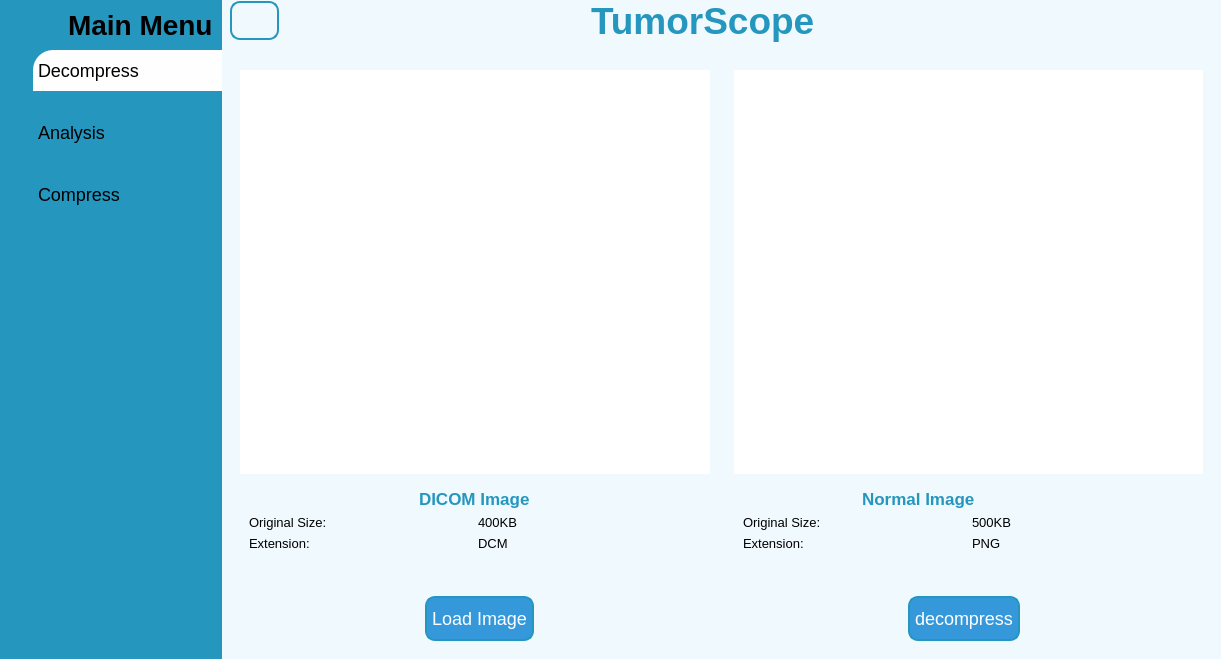
<?xml version="1.0" encoding="UTF-8"?>
<ui version="4.0">
 <class>MainWindow</class>
 <widget class="QMainWindow" name="MainWindow">
  <property name="geometry">
   <rect>
    <x>0</x>
    <y>0</y>
    <width>1221</width>
    <height>659</height>
   </rect>
  </property>
  <property name="windowTitle">
   <string>MainWindow</string>
  </property>
  <widget class="QWidget" name="centralwidget">
   <property name="font">
    <font>
     <pointsize>8</pointsize>
    </font>
   </property>
   <property name="styleSheet">
    <string notr="true">*{
color:#000;
border:none;
}
#load_button, #decompression_button {
    background-color: #3498db;  /* Default button color */
    color: white;
    border-radius: 5px;
}
#process_button:hover {
    background-color: #2980b9;  /* Button color on hover */
}
#load_button:hover {
    background-color: #2980b9;  /* Button color on hover */
}

QPushButton:hover {
    background-color: #2980b9;  /* Button color on hover */
}

#ProfileCont, #menu_button{
border-radius: 20px;
background-color:#eff9fe;
border-color: rgb(0, 255, 255);
}
#analysis_button, #compress_button,#load_button, #decompression_button, #decompress_button, #confirmButton{
padding:10px 5px;
text-align:left;
font: 18px;
}
 #menu_button, #profileButton{
padding:10px 5px;
text-align:left;
font: 10pt;
}
#decompress_button{
background-color: #fefeff;
padding:10px 5px;
text-align:left;
color: rgb(0, 0, 0);
font: 18px;
border-top-left-radius: 20px;
}

#card1,#card2{
border-radius: 20px;
background-color:#eff9fe;
}

#label{
border-radius: 20px;
background: transparent;
}

#appheader{
color:#2596be;
}
#vitalsign,#filterflex, #comboBox, #detect_label, #EMGlabel{
color:#2596be;
}


#leftmenu{
background-color: #2596be;
}

#rightmenu{
background-color: #eff9fe;
}

QLineEdit{
background: transparent;
color:#2596be;
}

#SearchFrame, #load_button, #decompression_button, #menu_button{
border-radius: 10px;
border: 2px solid #2596be;
}</string>
   </property>
   <layout class="QHBoxLayout" name="horizontalLayout">
    <property name="spacing">
     <number>0</number>
    </property>
    <property name="leftMargin">
     <number>0</number>
    </property>
    <property name="topMargin">
     <number>0</number>
    </property>
    <property name="rightMargin">
     <number>0</number>
    </property>
    <property name="bottomMargin">
     <number>0</number>
    </property>
    <item>
     <widget class="QWidget" name="leftmenu" native="true">
      <layout class="QVBoxLayout" name="verticalLayout_7">
       <property name="spacing">
        <number>0</number>
       </property>
       <property name="leftMargin">
        <number>15</number>
       </property>
       <property name="topMargin">
        <number>0</number>
       </property>
       <property name="rightMargin">
        <number>0</number>
       </property>
       <property name="bottomMargin">
        <number>0</number>
       </property>
       <item>
        <widget class="QFrame" name="frame_4">
         <property name="frameShape">
          <enum>QFrame::StyledPanel</enum>
         </property>
         <property name="frameShadow">
          <enum>QFrame::Raised</enum>
         </property>
         <layout class="QVBoxLayout" name="verticalLayout_8">
          <property name="spacing">
           <number>0</number>
          </property>
          <property name="leftMargin">
           <number>44</number>
          </property>
          <property name="topMargin">
           <number>0</number>
          </property>
          <property name="rightMargin">
           <number>0</number>
          </property>
          <property name="bottomMargin">
           <number>0</number>
          </property>
          <item alignment="Qt::AlignTop">
           <widget class="QFrame" name="frame_5">
            <property name="frameShape">
             <enum>QFrame::StyledPanel</enum>
            </property>
            <property name="frameShadow">
             <enum>QFrame::Raised</enum>
            </property>
            <layout class="QHBoxLayout" name="horizontalLayout_10">
             <property name="leftMargin">
              <number>9</number>
             </property>
             <property name="topMargin">
              <number>9</number>
             </property>
             <property name="rightMargin">
              <number>9</number>
             </property>
             <property name="bottomMargin">
              <number>9</number>
             </property>
             <item>
              <widget class="QLabel" name="label_4">
               <property name="font">
                <font>
                 <pointsize>21</pointsize>
                 <weight>75</weight>
                 <bold>true</bold>
                </font>
               </property>
               <property name="text">
                <string>Main Menu</string>
               </property>
              </widget>
             </item>
            </layout>
           </widget>
          </item>
         </layout>
        </widget>
       </item>
       <item>
        <widget class="QFrame" name="frame_6">
         <property name="sizePolicy">
          <sizepolicy hsizetype="Preferred" vsizetype="Expanding">
           <horstretch>0</horstretch>
           <verstretch>0</verstretch>
          </sizepolicy>
         </property>
         <property name="frameShape">
          <enum>QFrame::StyledPanel</enum>
         </property>
         <property name="frameShadow">
          <enum>QFrame::Raised</enum>
         </property>
         <layout class="QVBoxLayout" name="verticalLayout_10">
          <property name="spacing">
           <number>0</number>
          </property>
          <property name="leftMargin">
           <number>18</number>
          </property>
          <property name="topMargin">
           <number>0</number>
          </property>
          <property name="rightMargin">
           <number>0</number>
          </property>
          <property name="bottomMargin">
           <number>0</number>
          </property>
          <item alignment="Qt::AlignTop">
           <widget class="QFrame" name="frame_7">
            <property name="frameShape">
             <enum>QFrame::StyledPanel</enum>
            </property>
            <property name="frameShadow">
             <enum>QFrame::Raised</enum>
            </property>
            <layout class="QVBoxLayout" name="verticalLayout_9">
             <property name="spacing">
              <number>21</number>
             </property>
             <property name="leftMargin">
              <number>0</number>
             </property>
             <property name="topMargin">
              <number>0</number>
             </property>
             <property name="rightMargin">
              <number>0</number>
             </property>
             <property name="bottomMargin">
              <number>18</number>
             </property>
             <item>
              <widget class="QPushButton" name="decompress_button">
               <property name="text">
                <string>Decompress</string>
               </property>
               <property name="icon">
                <iconset resource="resources.qrc">
                 <normaloff>:/Icons/Icons/code.svg</normaloff>:/Icons/Icons/code.svg</iconset>
               </property>
              </widget>
             </item>
             <item>
              <widget class="QPushButton" name="analysis_button">
               <property name="text">
                <string>Analysis</string>
               </property>
               <property name="icon">
                <iconset resource="resources.qrc">
                 <normaloff>:/Icons/Icons/activity.svg</normaloff>:/Icons/Icons/activity.svg</iconset>
               </property>
               <property name="iconSize">
                <size>
                 <width>24</width>
                 <height>24</height>
                </size>
               </property>
              </widget>
             </item>
             <item>
              <widget class="QPushButton" name="compress_button">
               <property name="text">
                <string>Compress</string>
               </property>
               <property name="icon">
                <iconset resource="resources.qrc">
                 <normaloff>:/Icons/Icons/check-square.svg</normaloff>:/Icons/Icons/check-square.svg</iconset>
               </property>
               <property name="iconSize">
                <size>
                 <width>24</width>
                 <height>24</height>
                </size>
               </property>
              </widget>
             </item>
            </layout>
           </widget>
          </item>
         </layout>
        </widget>
       </item>
      </layout>
     </widget>
    </item>
    <item>
     <widget class="QWidget" name="rightmenu" native="true">
      <layout class="QVBoxLayout" name="verticalLayout">
       <property name="spacing">
        <number>0</number>
       </property>
       <property name="leftMargin">
        <number>0</number>
       </property>
       <property name="topMargin">
        <number>0</number>
       </property>
       <property name="rightMargin">
        <number>0</number>
       </property>
       <property name="bottomMargin">
        <number>0</number>
       </property>
       <item alignment="Qt::AlignTop">
        <widget class="QWidget" name="headerframe" native="true">
         <layout class="QHBoxLayout" name="horizontalLayout_2">
          <property name="spacing">
           <number>0</number>
          </property>
          <property name="leftMargin">
           <number>8</number>
          </property>
          <property name="topMargin">
           <number>0</number>
          </property>
          <property name="rightMargin">
           <number>0</number>
          </property>
          <property name="bottomMargin">
           <number>10</number>
          </property>
          <item alignment="Qt::AlignLeft">
           <widget class="QPushButton" name="menu_button">
            <property name="maximumSize">
             <size>
              <width>100</width>
              <height>16777215</height>
             </size>
            </property>
            <property name="font">
             <font>
              <pointsize>10</pointsize>
              <weight>50</weight>
              <italic>false</italic>
              <bold>false</bold>
             </font>
            </property>
            <property name="styleSheet">
             <string notr="true"/>
            </property>
            <property name="text">
             <string/>
            </property>
            <property name="icon">
             <iconset resource="resources.qrc">
              <normaloff>:/Icons/Icons/menu.svg</normaloff>:/Icons/Icons/menu.svg</iconset>
            </property>
            <property name="iconSize">
             <size>
              <width>24</width>
              <height>24</height>
             </size>
            </property>
           </widget>
          </item>
          <item>
           <widget class="QLabel" name="appheader">
            <property name="minimumSize">
             <size>
              <width>630</width>
              <height>0</height>
             </size>
            </property>
            <property name="font">
             <font>
              <pointsize>28</pointsize>
              <weight>75</weight>
              <bold>true</bold>
             </font>
            </property>
            <property name="text">
             <string>TumorScope</string>
            </property>
           </widget>
          </item>
         </layout>
        </widget>
       </item>
       <item>
        <widget class="QWidget" name="cardsframe" native="true">
         <property name="sizePolicy">
          <sizepolicy hsizetype="Preferred" vsizetype="Expanding">
           <horstretch>0</horstretch>
           <verstretch>0</verstretch>
          </sizepolicy>
         </property>
         <layout class="QHBoxLayout" name="horizontalLayout_11">
          <item>
           <widget class="QWidget" name="widget_4" native="true">
            <layout class="QVBoxLayout" name="verticalLayout_4">
             <property name="spacing">
              <number>0</number>
             </property>
             <property name="leftMargin">
              <number>0</number>
             </property>
             <property name="topMargin">
              <number>0</number>
             </property>
             <property name="rightMargin">
              <number>0</number>
             </property>
             <property name="bottomMargin">
              <number>0</number>
             </property>
             <item>
              <widget class="QFrame" name="frame_3">
               <property name="frameShape">
                <enum>QFrame::StyledPanel</enum>
               </property>
               <property name="frameShadow">
                <enum>QFrame::Raised</enum>
               </property>
               <layout class="QVBoxLayout" name="verticalLayout_6">
                <item>
                 <widget class="PlotWidget" name="normal_image">
                  <property name="minimumSize">
                   <size>
                    <width>400</width>
                    <height>0</height>
                   </size>
                  </property>
                 </widget>
                </item>
                <item>
                 <widget class="QFrame" name="frame_2">
                  <property name="frameShape">
                   <enum>QFrame::StyledPanel</enum>
                  </property>
                  <property name="frameShadow">
                   <enum>QFrame::Raised</enum>
                  </property>
                  <layout class="QVBoxLayout" name="verticalLayout_3">
                   <item alignment="Qt::AlignHCenter">
                    <widget class="QLabel" name="EMGlabel">
                     <property name="font">
                      <font>
                       <pointsize>13</pointsize>
                       <weight>75</weight>
                       <bold>true</bold>
                      </font>
                     </property>
                     <property name="text">
                      <string>DICOM Image</string>
                     </property>
                    </widget>
                   </item>
                   <item>
                    <layout class="QHBoxLayout" name="horizontalLayout_4">
                     <item>
                      <widget class="QLabel" name="label">
                       <property name="font">
                        <font>
                         <pointsize>10</pointsize>
                        </font>
                       </property>
                       <property name="text">
                        <string>Original Size:</string>
                       </property>
                      </widget>
                     </item>
                     <item>
                      <widget class="QLabel" name="dicom_size">
                       <property name="font">
                        <font>
                         <pointsize>10</pointsize>
                        </font>
                       </property>
                       <property name="text">
                        <string>400KB</string>
                       </property>
                      </widget>
                     </item>
                    </layout>
                   </item>
                   <item>
                    <layout class="QHBoxLayout" name="horizontalLayout_5">
                     <item>
                      <widget class="QLabel" name="label_2">
                       <property name="font">
                        <font>
                         <pointsize>10</pointsize>
                        </font>
                       </property>
                       <property name="text">
                        <string>Extension:</string>
                       </property>
                      </widget>
                     </item>
                     <item>
                      <widget class="QLabel" name="normal_extension">
                       <property name="font">
                        <font>
                         <pointsize>10</pointsize>
                        </font>
                       </property>
                       <property name="text">
                        <string>DCM</string>
                       </property>
                      </widget>
                     </item>
                    </layout>
                   </item>
                  </layout>
                 </widget>
                </item>
               </layout>
              </widget>
             </item>
            </layout>
           </widget>
          </item>
          <item>
           <widget class="QWidget" name="widget_6" native="true">
            <layout class="QVBoxLayout" name="verticalLayout_13">
             <property name="spacing">
              <number>0</number>
             </property>
             <property name="leftMargin">
              <number>0</number>
             </property>
             <property name="topMargin">
              <number>0</number>
             </property>
             <property name="rightMargin">
              <number>0</number>
             </property>
             <property name="bottomMargin">
              <number>0</number>
             </property>
             <item>
              <widget class="QFrame" name="frame_12">
               <property name="frameShape">
                <enum>QFrame::StyledPanel</enum>
               </property>
               <property name="frameShadow">
                <enum>QFrame::Raised</enum>
               </property>
               <layout class="QVBoxLayout" name="verticalLayout_17">
                <item>
                 <widget class="PlotWidget" name="dicom_image">
                  <property name="minimumSize">
                   <size>
                    <width>400</width>
                    <height>0</height>
                   </size>
                  </property>
                 </widget>
                </item>
                <item>
                 <widget class="QFrame" name="frame_11">
                  <property name="frameShape">
                   <enum>QFrame::StyledPanel</enum>
                  </property>
                  <property name="frameShadow">
                   <enum>QFrame::Raised</enum>
                  </property>
                  <layout class="QVBoxLayout" name="verticalLayout_5">
                   <item alignment="Qt::AlignHCenter">
                    <widget class="QLabel" name="filterflex">
                     <property name="minimumSize">
                      <size>
                       <width>213</width>
                       <height>0</height>
                      </size>
                     </property>
                     <property name="maximumSize">
                      <size>
                       <width>213</width>
                       <height>16777215</height>
                      </size>
                     </property>
                     <property name="font">
                      <font>
                       <pointsize>13</pointsize>
                       <weight>75</weight>
                       <bold>true</bold>
                      </font>
                     </property>
                     <property name="text">
                      <string>Normal Image</string>
                     </property>
                     <property name="scaledContents">
                      <bool>false</bool>
                     </property>
                    </widget>
                   </item>
                   <item>
                    <layout class="QHBoxLayout" name="horizontalLayout_6">
                     <item>
                      <widget class="QLabel" name="label_3">
                       <property name="font">
                        <font>
                         <pointsize>10</pointsize>
                        </font>
                       </property>
                       <property name="text">
                        <string>Original Size:</string>
                       </property>
                      </widget>
                     </item>
                     <item>
                      <widget class="QLabel" name="normal_size_2">
                       <property name="font">
                        <font>
                         <pointsize>10</pointsize>
                        </font>
                       </property>
                       <property name="text">
                        <string>500KB</string>
                       </property>
                      </widget>
                     </item>
                    </layout>
                   </item>
                   <item>
                    <layout class="QHBoxLayout" name="horizontalLayout_7">
                     <item>
                      <widget class="QLabel" name="label_5">
                       <property name="font">
                        <font>
                         <pointsize>10</pointsize>
                        </font>
                       </property>
                       <property name="text">
                        <string>Extension:</string>
                       </property>
                      </widget>
                     </item>
                     <item>
                      <widget class="QLabel" name="normal_extension_2">
                       <property name="font">
                        <font>
                         <pointsize>10</pointsize>
                        </font>
                       </property>
                       <property name="text">
                        <string>PNG</string>
                       </property>
                      </widget>
                     </item>
                    </layout>
                   </item>
                  </layout>
                 </widget>
                </item>
               </layout>
              </widget>
             </item>
            </layout>
           </widget>
          </item>
         </layout>
        </widget>
       </item>
       <item>
        <widget class="QWidget" name="mainframe" native="true">
         <layout class="QVBoxLayout" name="verticalLayout_2">
          <item>
           <widget class="QWidget" name="widget" native="true">
            <layout class="QHBoxLayout" name="horizontalLayout_3">
             <item alignment="Qt::AlignHCenter|Qt::AlignVCenter">
              <widget class="QPushButton" name="load_button">
               <property name="text">
                <string>Load Image</string>
               </property>
              </widget>
             </item>
             <item alignment="Qt::AlignHCenter">
              <widget class="QPushButton" name="decompression_button">
               <property name="minimumSize">
                <size>
                 <width>0</width>
                 <height>0</height>
                </size>
               </property>
               <property name="text">
                <string>decompress</string>
               </property>
              </widget>
             </item>
            </layout>
           </widget>
          </item>
         </layout>
        </widget>
       </item>
      </layout>
     </widget>
    </item>
   </layout>
  </widget>
 </widget>
 <customwidgets>
  <customwidget>
   <class>PlotWidget</class>
   <extends>QGraphicsView</extends>
   <header>pyqtgraph</header>
   <container>1</container>
  </customwidget>
 </customwidgets>
 <resources>
  <include location="resources.qrc"/>
 </resources>
 <connections/>
</ui>
